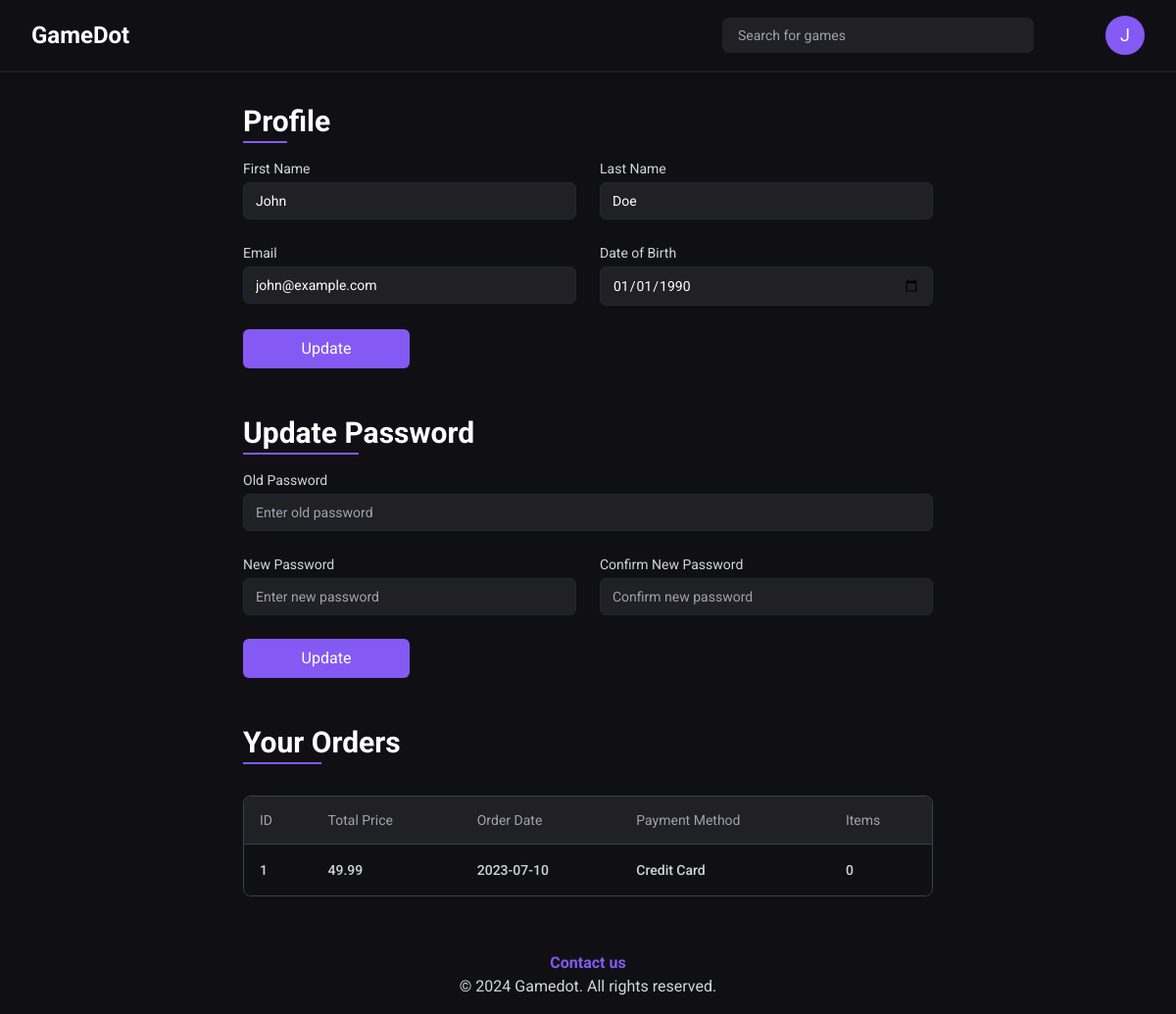
The page /gamedot/profile (signed in) on the database its author committed.
### tables this page shows
CREATE TABLE `users` (
  `id` int(11) NOT NULL,
  `fname` varchar(255) DEFAULT NULL,
  `lname` varchar(255) DEFAULT NULL,
  `email` varchar(255) DEFAULT NULL,
  `password` varchar(255) DEFAULT NULL,
  `dob` date DEFAULT NULL
);

CREATE TABLE `orders` (
  `id` int(11) NOT NULL,
  `user_id` int(11) DEFAULT NULL,
  `total_price` float DEFAULT NULL,
  `order_date` date DEFAULT current_timestamp(),
  `payment_method` varchar(255) DEFAULT NULL
);

### src/user/controllers/profile.php (called while the page is built, shortened)
<?php
$database = new Database();
$user_id = $_SESSION['user']['id'];
$query = 'SELECT * FROM users WHERE id = :user_id';
$user = $database->query($query, ['user_id' => $user_id])->qOrAbort();
$query = 'SELECT
              orders.*,
              COUNT(order_items.id) AS items
          FROM
              orders
          LEFT JOIN
              order_items ON orders.id = order_items.order_id
          WHERE
              orders.user_id = :user_id
          GROUP BY
              orders.id
              ';
$orders = $database->query($query, ['user_id' => $user_id])->qAll();
$ordersColumns = [
  'id' => "ID",
  'total_price' => "Total Price",
  'order_date' => "Order Date",
  'payment_method' => "Payment Method",
  'items' => "Items"
];
require('src/user/views/profile.view.php');

### core/database.php (called while the page is built, shortened)
<?php
class Database
{
  private $host = 'localhost';
  private $db_name = 'gamedot';
  private $port = '3308';
  private $username = 'root';
  private $connection;
  private $statement;
  public function __construct()
  {
    $this->connection = null;
    try {
      $this->connection = new PDO('mysql:host=' . $this->host . ';port=' . $this->port . ';dbname=' . $this->db_name . ';user=' . $this->username);
      $this->connection->setAttribute(PDO::ATTR_ERRMODE, PDO::ERRMODE_EXCEPTION);
      $this->connection->setAttribute(PDO::ATTR_DEFAULT_FETCH_MODE, PDO::FETCH_ASSOC);
    } catch (PDOException $e) {
      echo 'Connection Error: ' . $e->getMessage();
    }
  }
  public function query($query, $params = [])
  {
    $this->statement = $this->connection->prepare($query);
    $this->statement->execute($params);
    return $this;
  }
  public function qAll()
  {
    return $this->statement->fetchAll();
  }
  public function qOrAbort()
  {
    $result = $this->statement->fetch();
    return $result;
  }
}

### src/user/views/profile.view.php (the view, shortened to what this page needs)
<main class="min-h-screen max-w-3xl mx-auto">
  <div class="xl:container mx-auto p-8">
    <h2 class="text-3xl font-bold mb-4 inline-block relative pb-1">
      Profile
      <span class="absolute bottom-0 left-0 w-1/2 h-0.5 bg-primary"></span>
    </h2>
    <div>
      <form action="" method="POST" class="grid grid-cols-1 md:grid-cols-2 gap-6">
        <div>
          <label for="fname" class="block text-sm text-gray-300">First Name</label>
          <input type="text" name="fname" id="fname" value="<?= $user['fname'] ?>" class="bg-secondaryBlack mt-1 block w-full px-3 py-2 border border-gray-800 rounded-md shadow-sm focus:outline-none focus:ring-primary focus:border-primary sm:text-sm" required placeholder="Enter first name">
        </div>
        <div>
          <label for="lname" class="block text-sm text-gray-300">Last Name</label>
          <input type="text" name="lname" id="lname" value="<?= $user['lname'] ?>" class="bg-secondaryBlack mt-1 block w-full px-3 py-2 border border-gray-800 rounded-md shadow-sm focus:outline-none focus:ring-primary focus:border-primary sm:text-sm" required placeholder="Enter last name">
        </div>
        <div>
          <label for="email" class="block text-sm text-gray-300">Email</label>
          <input type="email" name="email" id="email" value="<?= $user['email'] ?>" class="bg-secondaryBlack mt-1 block w-full px-3 py-2 border border-gray-800 rounded-md shadow-sm focus:outline-none focus:ring-primary focus:border-primary sm:text-sm" required placeholder="Enter email">
        </div>
        <div>
          <label for="dob" class="block text-sm text-gray-300">Date of Birth</label>
          <input type="date" name="dob" id="dob" value="<?= $user['dob'] ?>" class="bg-secondaryBlack mt-1 block w-full px-3 py-2 border border-gray-800 rounded-md shadow-sm focus:outline-none focus:ring-primary focus:border-primary sm:text-sm" required>
        </div>
        <div>
          <button type="submit" name="update_profile_form" class="bg-primary w-full sm:w-1/2 py-2 px-4  rounded-md  text-white hover:opacity-85 duration-300 ">
            Update
          </button>
        </div>
      </form>
    </div>
    <h2 class="text-3xl font-bold mb-4 mt-12 inline-block relative pb-1">
      Update Password
      <span class="absolute bottom-0 left-0 w-1/2 h-0.5 bg-primary"></span>
    </h2>
    <div>
      <form action="" method="POST" class="grid grid-cols-1 md:grid-cols-2 gap-6">
        <div class="md:col-span-2">
          <label for="old_password" class="block text-sm text-gray-300">Old Password</label>
          <input type="password" name="old_password" id="old_password" class="bg-secondaryBlack mt-1 block w-full px-3 py-2 border border-gray-800 rounded-md shadow-sm focus:outline-none focus:ring-primary focus:border-primary sm:text-sm" placeholder="Enter old password">
        </div>
        <div>
          <label for="new_password" class="block text-sm text-gray-300">New Password</label>
          <input type="password" name="new_password" id="new_password" class="bg-secondaryBlack mt-1 block w-full px-3 py-2 border border-gray-800 rounded-md shadow-sm focus:outline-none focus:ring-primary focus:border-primary sm:text-sm" placeholder="Enter new password">
        </div>
        <div>
          <label for="confirm_password" class="block text-sm text-gray-300">Confirm New Password</label>
          <input type="password" name="confirm_password" id="confirm_password" class="bg-secondaryBlack mt-1 block w-full px-3 py-2 border border-gray-800 rounded-md shadow-sm focus:outline-none focus:ring-primary focus:border-primary sm:text-sm" placeholder="Confirm new password">
        </div>
        <div>
          <input type="submit" name="update_password_form" value="Update" class="bg-primary w-full sm:w-1/2 py-2 px-4  rounded-md  text-white hover:opacity-85 duration-300 ">
        </div>
      </form>
    </div>
    <section class="mt-12">
      <h2 class="text-3xl font-bold inline-block relative pb-1">
        Your Orders
        <span class="absolute bottom-0 left-0 w-1/2 h-0.5 bg-primary"></span>
      </h2>
      <?php if (empty($orders)) : ?>
        <div class="text-center mt-8">
          <h2 class="text-xl mb-4 text-gray-400">You don't have any orders yet.</h2>
        </div>
      <?php else : ?>
        <div class="flex flex-col mt-6">
          <div class="overflow-x-auto ">
            <div class="inline-block min-w-full py-2 align-middle">
              <div class="overflow-hidden border  border-gray-700 md:rounded-lg">
                <table class="min-w-full divide-y divide-gray-700">
                  <thead class="bg-secondaryBlack">
                    <tr>
                      <?php
                      foreach ($ordersColumns as $column) :
                      ?>
                        <th scope='col' class='px-4 py-3.5 text-sm font-normal text-left rtl:text-right text-gray-400'><?= $column ?></th>
                      <?php endforeach; ?>
                    </tr>
                  </thead>
                  <tbody class=" divide-y divide-gray-700 bg-myBlack">
                    <?php
                    foreach ($orders as $order) : ?>
                      <tr>
                        <?php foreach ($ordersColumns as $dbcolumn => $column) : ?>
                          <td class='px-4 py-4 text-sm font-medium text-gray-300 whitespace-nowrap hover:text-primary duration-300'><a href="/gamedot/orders/<?= $order['id'] ?>"><?= $order[$dbcolumn] ?></a></td>
                        <?php endforeach; ?>
                      </tr>
                    <?php endforeach; ?>
                  </tbody>
                </table>
              </div>
            </div>
          </div>
        </div>
      <?php endif; ?>
    </section>
  </div>
</main>

### rows shown on the page
users: fname "John", lname "Doe", email "john@example.com", dob "01/01/1990"
orders: id "1", total_price "49.99", order_date "2023-07-10", payment_method "Credit Card", dbcolumn "0"

### other values the page prints
$_SESSION["user"]["fname"][0] "J"
$column "ID"
$column "Total Price"
$column "Order Date"
$column "Payment Method"
$column "Items"
